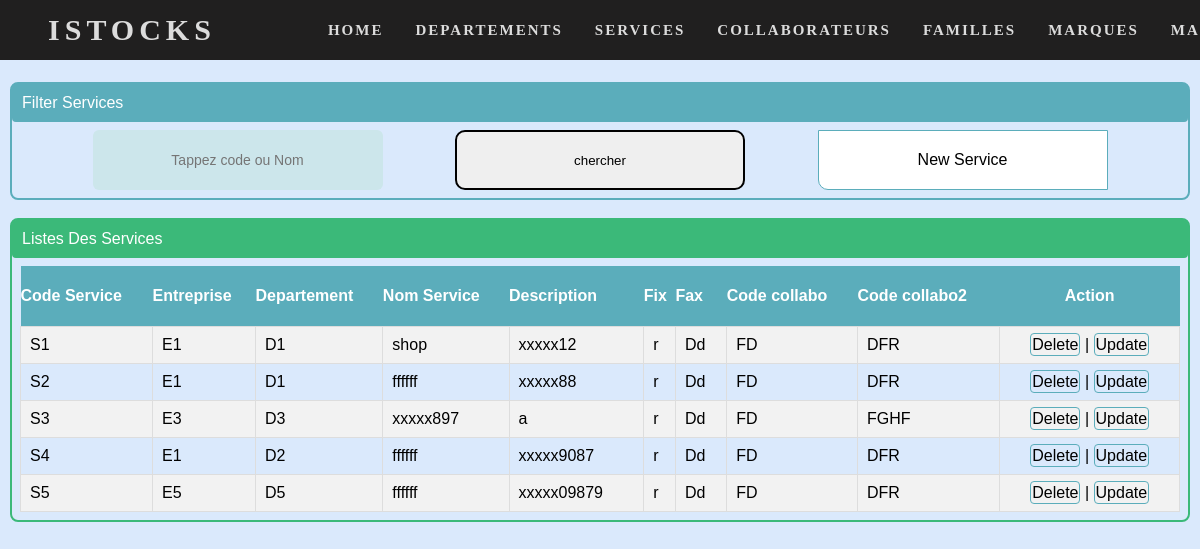
/Pages/Cslt_Services.php, run on the app's committed database.
### tables this page shows
create table Services
(
    codeSrv varchar(20) primary key not null,
    CodeEntrFK varchar(20) null,
    CodeDepFK varchar(20) null,
    NomSrv varchar(80) not null,
    _description varchar(255),
    fix varchar(15),
    fax varchar(15),
    codeCDFK1 varchar(20) null,
    codeCDFK2 varchar(20) null
);

### MyLibrery/connection.php (called while the page is built, shortened)
<?php
function ExecuteReader($pdo,$req)
{
    return $pdo->query($req);
}
?>

### Pages/Cslt_Services.php (the view, shortened to what this page needs)
<link rel="stylesheet" href="../css/style_Gestion.css">
<?php
include("../MyLibrery/head_istocks.php");
require_once("../MyLibrery/connection.php");
$dr_affiche=ExecuteReader($cnx,"select * from services");
?>
<br><br><br><br>
<div class="main">
    <form action="Cslt_Services.php" method="get" id="frm1">
        <div class="main_1">
            <div class="main_filter">
                <div class="title_filter">Filter Services</div>
                <div class="filter">
                    <input name="txt_src" type="text" placeholder="Tappez code ou Nom">
                    <input id="btnCher" name="chercher" type="submit" value="chercher">
                    <a href="gestion_services.php">New Service</a>
                </div>
            </div>
            <br>
            <div class="main_liste">
                <div class="title_liste">Listes Des Services</div>
                <div class="liste">
                <?php
        if(isset($dr_affiche)){
            if($dr_affiche->rowCount()>0){
        ?>
        <table id="mytable">
        <tr><th>Code Service</th><th>Entreprise</th><th>Departement</th><th>Nom Service</th><th>Description</th><th>Fix</th><th>Fax</th><th>Code collabo</th><th>Code collabo2</th><th class="th_action">Action</th></tr>
        <?php while($xtr=$dr_affiche->fetch()){?>
            <tr><td><?php echo($xtr['codeSrv']); ?></td>
            <td><?php echo($xtr['CodeEntrFK']); ?></td
            ><td><?php echo($xtr['CodeDepFK']); ?></td>
            <td><?php echo($xtr['NomSrv']); ?></td>
            <td><?php echo($xtr['_description']); ?></td>
            <td><?php echo($xtr['fix']); ?></td>
            <td><?php echo($xtr['fax']); ?></td>
            <td><?php echo($xtr['codeCDFK1']); ?></td>
            <td><?php echo($xtr['codeCDFK2']); ?></td>
            <td class="action"><a href="supp_Services.php?codeSrv=<?php echo($xtr['codeSrv']); ?>" onclick="return confirm('veuillez vraiment suprimer <?php echo($xtr['NomSrv']); ?>');" value="<?php echo($xtr['codeSrv']); ?>" class="td_button_delete">Delete</a> | <a href="edit_services.php?codeSrv=<?php echo($xtr['codeSrv']); ?>" class="td_button_update" value="<?php echo($xtr['codeSrv']); ?>">Update</a></td></tr>
        <?php }$dr_affiche->closeCursor(); ?>
        </table>
        <?php }} ?>
                </div>
            </div>
        </div>
    </form>
</div>
</body>
</html>

### MyLibrery/head_istocks.php (shortened to what this page needs)
<!DOCTYPE html>
<html lang="en">
<head>
    <link rel="stylesheet" href="../css/style1.css">
</head>
<body>
    <nav>
    <div class="logo">
            <h4><a href="../index.php">Istocks</a></h4>
        </div>
        <ul class="nav-links">
            <li><a href="../index.php">Home</a></li>
            <li><a href="../Pages/Cslt_dep.php">departements</a></li>
            <li><a href="../Pages/Cslt_Services.php">services</a></li>
            <li><a href="../Pages/Cslt_Collabo.php">collaborateurs</a></li>
            <li><a href="../pages/GestionFamilleConsultation.php">Familles</a></li>
            <li><a href="../pages/GestionMarquesConsultation.php">Marques</a></li>
            <li><a href="../pages/GestionMagasinsConsultation.php">Magasin</a></li>
        </ul>
    </nav>

### css/style_Gestion.css (style rules this page uses)
* { margin: 0px; padding: 0px; }
body { background-color: rgb(218, 233, 252); font-family: sans-serif; }
input[type=submit] { display: block; margin: 20px 0px 0px 20px ; text-align: center; border-radius: 10px; border: 2px solid; padding: 14px 110px ; outline: none; cursor: pointer; }
input[placeholder] { text-align: center; }
input[type=text] { line-height :30px; border-radius: 6px; font-size: 14px; }

### css/style1.css (style rules this page uses)
* { padding: 0px; margin: 0px; box-sizing: border-box; }
nav { overflow: hidden; position: fixed; top:0; width: 100%; height: 60px; display: flex; justify-content: space-around; align-items: center; min-width: 8vh; font-family: Cambria, Cochin, Georgia, Times, 'Times New Roman', serif; background-color: rgb(32, 31, 31); }
.logo a { user-select: none; text-decoration: none; color: gainsboro; text-transform: uppercase; letter-spacing: 5px; font-size: 30px; }
.nav-links { display: flex; justify-content: space-around; width: 70%; }
.nav-links li { list-style: none; }
.nav-links a { user-select: none; font-size: 15px; text-decoration: none; padding: 22px 16px; color: gainsboro; text-decoration: none; letter-spacing: 2px; font-weight: bold; text-transform: uppercase; }

### Pages/Cslt_Services.php (style rules this page uses)
#mytable { font-family: Arial, Helvetica, sans-serif; border-collapse: collapse; width: 100%; text-align: left; }
#mytable td, #customers th { border: 1px solid #ddd; padding: 9px; }
#mytable tr:nth-child(even) { background-color: #f2f2f2; }
#mytable th { height: 60px; padding-top: 12px; padding-bottom: 12px; background-color: rgb(91, 173, 187); color: white; }
.main { padding: 5px; margin: 5px; }
input[placeholder] { color: #ddd; }
input[type=submit] { text-align: center; border-radius: 10px; border: 2px solid; outline: none; cursor: pointer; padding: 10px 0px; margin: 0; width: 25%; }
input[type=text] { text-align: center; width: 25%; padding: 10px 0px; margin: 0; box-sizing: border-box; border: none; background-color: rgb(204, 230, 235); color: rgb(0, 35, 68); }
.filter a:link,.filter a:visited { height: 60px; background-color: white; color: black; border: 1px solid rgb(91, 173, 187); border-bottom-left-radius: 10px; text-align: center; align-items: center; text-decoration: none; display: inline-block; width: 25%; padding-top: 20px; margin: 0; }
.main_filter { color: white; border-radius: 8px; border: 2px solid rgb(91, 173, 187); }
.title_filter { padding: 8px; border: 2px solid rgb(91, 173, 187); background: rgb(91, 173, 187); border-radius: 4px; }
.filter { padding: 8px; display: flex; flex-direction: row; justify-content: space-evenly; }
.main_liste { border-radius: 8px; border: 2px solid #3BB979; }
.title_liste { padding: 8px; color: white; border: 2px solid #3BB979; background: #3BB979; border-radius: 4px; }
.liste { padding: 8px; display: flex; flex-direction: column; justify-content: space-evenly; }
.td_button_delete , .td_button_update { text-decoration: none; color: black; display: inline; text-align: center; border-radius: 4px; border: 1px solid rgb(91, 173, 187); outline: none; cursor: pointer; padding: 2px 1px; margin: 0; width: 90px; }
.action { text-align: center; }
.th_action { text-align: center; }

### data on the page
services: codeSrv "S1", CodeEntrFK "E1", CodeDepFK "D1", NomSrv "shop", _description "xxxxx12", fix "r", fax "Dd", codeCDFK1 "FD", codeCDFK2 "DFR"
services: codeSrv "S2", CodeEntrFK "E1", CodeDepFK "D1", NomSrv "ffffff", _description "xxxxx88", fix "r", fax "Dd", codeCDFK1 "FD", codeCDFK2 "DFR"
services: codeSrv "S3", CodeEntrFK "E3", CodeDepFK "D3", NomSrv "xxxxx897", _description "a", fix "r", fax "Dd", codeCDFK1 "FD", codeCDFK2 "FGHF"
services: codeSrv "S4", CodeEntrFK "E1", CodeDepFK "D2", NomSrv "ffffff", _description "xxxxx9087", fix "r", fax "Dd", codeCDFK1 "FD", codeCDFK2 "DFR"
services: codeSrv "S5", CodeEntrFK "E5", CodeDepFK "D5", NomSrv "ffffff", _description "xxxxx09879", fix "r", fax "Dd", codeCDFK1 "FD", codeCDFK2 "DFR"
